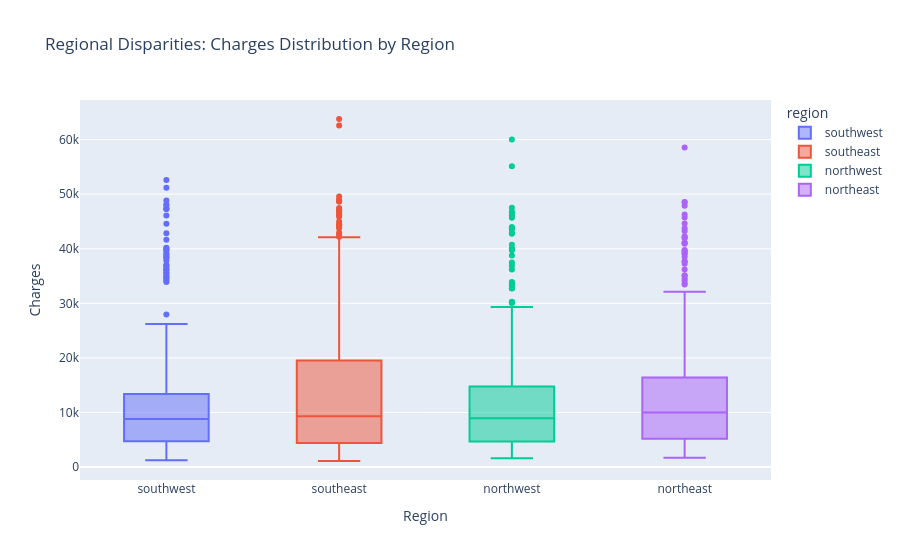

Source (notebook cell):
### Markdown cell above
### 4. Regional Disparities: Charges by Region
A `px.box` (or `px.violin`) of `charges` grouped by `region` compares the full cost distribution
across the UK regions side by side, exposing whether one region (e.g. South East vs North) is
systematically pushed higher, which points to regional healthcare infrastructure costs or
localised lifestyle risk rather than a single outlier.

### 5. The No-Claims Bonus (NCB) Impact
A `px.scatter` of `NoClaimsBonus` vs `charges` with an OLS trendline (and smoker colour) shows
whether a higher bonus (longer claim-free history) actually tracks with lower charges. A flat or
weak trendline would suggest inflation/other risk factors are eating into the expected NCB
saving, while a clear downward slope confirms the bonus is incentivising lower utilisation.

### Code cell
# Regional disparities: full charges distribution per region.
fig_region_box = px.box(
    df_clean,
    x="region",
    y="charges",
    color="region",
    points="outliers",
    title="Regional Disparities: Charges Distribution by Region"
)
fig_region_box.update_xaxes(title="Region")
fig_region_box.update_yaxes(title="Charges")
fig_region_box.show()

### Figure 1 — Plotly figure (JSON) as saved in the notebook; plotly's stock layout.template omitted (floating-point values rounded to 4 significant figures; data arrays with more than 128 entries replaced by an {"elided": "..."} marker saying what was removed)
{"data": [{"alignmentgroup": "True", "boxpoints": "outliers", "hovertemplate": "region=%{x}<br>charges=%{y}<extra></extra>", "legendgroup": "southwest", "marker": {"color": "#636efa"}, "name": "southwest", "notched": false, "offsetgroup": "southwest", "orientation": "v", "showlegend": true, "type": "box", "x": {"elided": "325 str values"}, "x0": " ", "xaxis": "x", "y": {"elided": "325 float values"}, "y0": " ", "yaxis": "y"}, {"alignmentgroup": "True", "boxpoints": "outliers", "hovertemplate": "region=%{x}<br>charges=%{y}<extra></extra>", "legendgroup": "southeast", "marker": {"color": "#EF553B"}, "name": "southeast", "notched": false, "offsetgroup": "southeast", "orientation": "v", "showlegend": true, "type": "box", "x": {"elided": "364 str values"}, "x0": " ", "xaxis": "x", "y": {"elided": "364 float values"}, "y0": " ", "yaxis": "y"}, {"alignmentgroup": "True", "boxpoints": "outliers", "hovertemplate": "region=%{x}<br>charges=%{y}<extra></extra>", "legendgroup": "northwest", "marker": {"color": "#00cc96"}, "name": "northwest", "notched": false, "offsetgroup": "northwest", "orientation": "v", "showlegend": true, "type": "box", "x": {"elided": "325 str values"}, "x0": " ", "xaxis": "x", "y": {"elided": "325 float values"}, "y0": " ", "yaxis": "y"}, {"alignmentgroup": "True", "boxpoints": "outliers", "hovertemplate": "region=%{x}<br>charges=%{y}<extra></extra>", "legendgroup": "northeast", "marker": {"color": "#ab63fa"}, "name": "northeast", "notched": false, "offsetgroup": "northeast", "orientation": "v", "showlegend": true, "type": "box", "x": {"elided": "324 str values"}, "x0": " ", "xaxis": "x", "y": {"elided": "324 float values"}, "y0": " ", "yaxis": "y"}], "layout": {"boxmode": "overlay", "legend": {"title": {"text": "region"}, "tracegroupgap": 0}, "title": {"text": "Regional Disparities: Charges Distribution by Region"}, "xaxis": {"anchor": "y", "categoryarray": ["southwest", "southeast", "northwest", "northeast"], "categoryorder": "array", "domain": [0, 1], "title": {"text": "Region"}}, "yaxis": {"anchor": "x", "domain": [0, 1], "title": {"text": "Charges"}}}}
